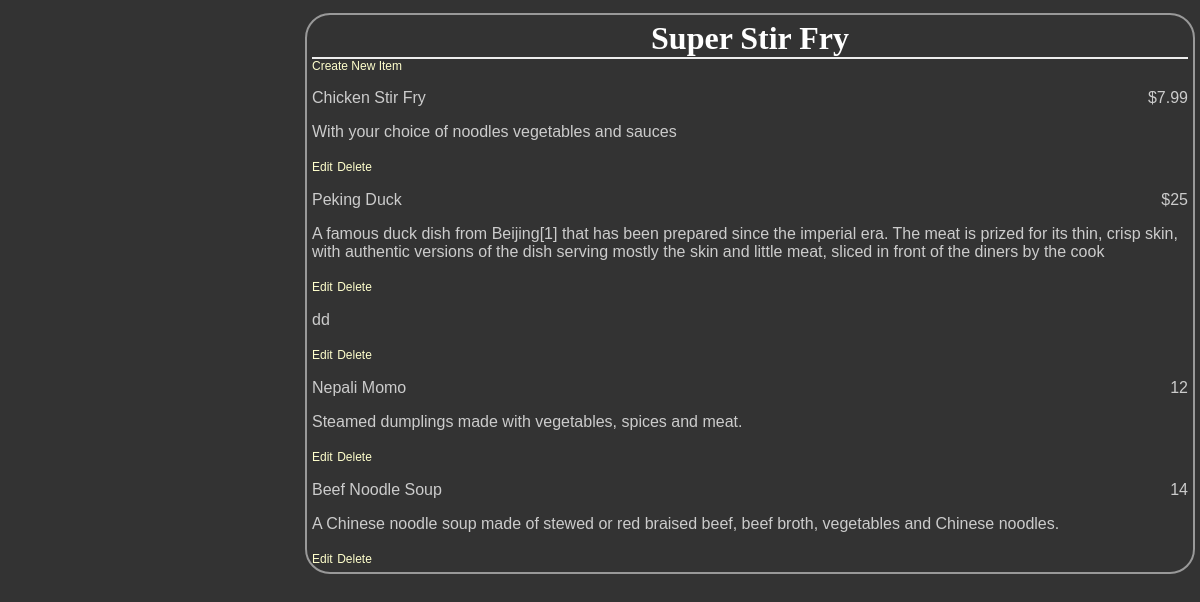
The app's page /restaurants/2/ with its own data.
### database_setup.py (models this page shows, shortened)
class Restaurant(Base):
    __tablename__ = 'restaurant'
    id = Column(Integer, primary_key=True)
    name = Column(String(250), nullable=False)

class MenuItem(Base):
    __tablename__ = 'menu_item'
    name =Column(String(80), nullable = False)
    id = Column(Integer, primary_key = True)
    description = Column(String(250))
    price = Column(String(8))
    course = Column(String(250))
    restaurant_id = Column(Integer,ForeignKey('restaurant.id'))
    restaurant = relationship(Restaurant)

### project.py (the view)
@app.route('/restaurants/<int:restaurant_id>/')
def restaurantMenu(restaurant_id):
    restaurant = session.query(Restaurant).filter_by(id=restaurant_id).one()
    items = session.query(MenuItem).filter_by(restaurant_id=restaurant_id)
    return render_template('menu.html', restaurant=restaurant, items=items)

### templates/menu.html (shortened to what this page needs)
<html>
<head>
  <link rel=stylesheet type=text/css href="{{ url_for('static', filename='styles.css') }}">
</head>
<body>
  <div class = 'pane'>
    <div class = 'header'>
      <h1>{{ restaurant.name }}</h1>
    </div>
    <a href = '{{url_for('newMenuItem', restaurant_id = restaurant.id) }}'>Create New Item</a>
{% for i in items %}
<div class = 'nameAndPrice'>
  <span class = 'name'><p>{{i.name}}</p></span>
  <span class = 'price'>
    <p>{{i.price}} </p>
  </span>
</div>
<div class = 'description'>
  <p>{{i.description}}</p>
</div>
<div class = "editdeletepane">
  <a href='{{url_for('editMenuItem',restaurant_id = restaurant.id, menuitem_id = i.id)}}' >Edit</a>
  <a href='{{url_for('deleteMenuItem', restaurant_id = restaurant.id, menuitem_id = i.id)}}' > Delete</a>
</div>
{% endfor %}
  </div>
</body>
</html>

### static/styles.css (style rules this page uses)
body { font-family: sans-serif; background-image: url('img3.jpg'); background-color: #333333 }
h1, h2, h3, h4 { color: #FFFFFF; }
h1, h2 { font-family: 'Georgia', serif; margin: 0; }
h1 { border-bottom: 2px solid #eee; }
p, dd, dt { color: #CCCCCC; }
a { text-decoration: none; color:#FFFFCC; font-size: .75em; }
.pane { position:absolute; left: 25%; border: 2px solid; border-radius: 25px; padding: 5px; margin: 5px; border-color: #999999; background-color: #333333 }
.header { left:50%; text-align: center; }
.name { width:50%; display: inline-block; float: left; }
.price { text-align: right; width:50%; float: right; }

### records on screen
Restaurant: name "Super Stir Fry"
MenuItem: name "Chicken Stir Fry", price "$7.99", description "With your choice of noodles vegetables and sauces"
MenuItem: name "Peking Duck", price "$25", description "A famous duck dish from Beijing[1] that has been prepared since the imperial era. The meat is prized for its thin, crisp skin, with authentic versions of the dish serving mostly the skin and little meat, sliced in front of the diners by the cook"
MenuItem: description "dd"
MenuItem: name "Nepali Momo", price "12", description "Steamed dumplings made with vegetables, spices and meat."
MenuItem: name "Beef Noodle Soup", price "14", description "A Chinese noodle soup made of stewed or red braised beef, beef broth, vegetables and Chinese noodles."
